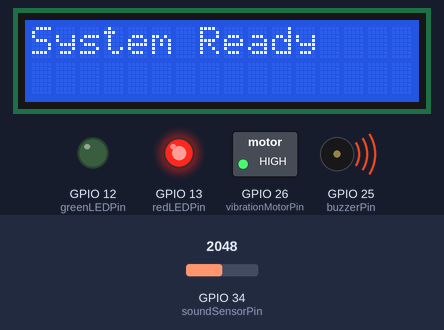
Simulated run of this sketch. Board: ESP32. Shown: 16×2 character LCD, switched loads named in the sketch (green lamp = pin HIGH), output pins drawn as LEDs (lit = HIGH), buzzer (waves = sounding, pin HIGH). Inputs (shaded band) come from the test bench; at power-on: GPIO 34 (soundSensorPin) = 2048. What the sketch prints to the serial monitor is not drawn.

Above: at 4.2 s.
4.3 s: GPIO 34 (soundSensorPin) set to 745
At 5.2 s:
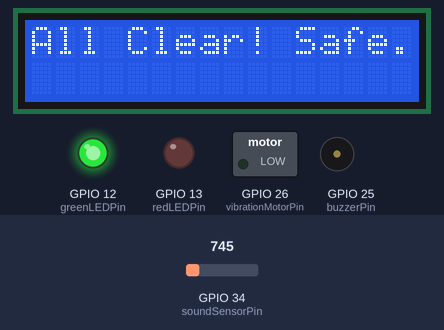
6.7 s: GPIO 34 (soundSensorPin) set to 672
9.7 s: GPIO 34 (soundSensorPin) set to 740
At 11.3 s:
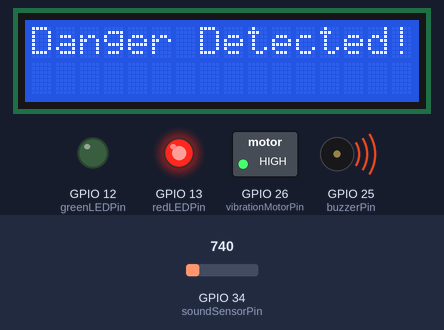
Timing chart, 0 to 17.1 s (numbered marks = the images above; inputs shaded):
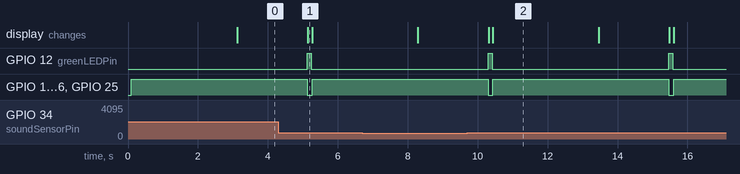

Measured:
- after the input at 9.7 s, the display: first differs from a run without the input after 0.73 s (image 2)
- by itself, GPIO 12 (greenLEDPin): alternates HIGH for 0.12 s and LOW for 5.1 s
- by itself, GPIO 13 (redLEDPin), GPIO 26 (vibrationMotorPin), GPIO 25 (buzzerPin): alternates HIGH for 5.0 s and LOW for 0.14 s

The sketch:

Dangersense_LED_LCD_trialfaultbuzzer_and_vibration_issue.ino
```cpp
#include <Wire.h>
#include <LiquidCrystal_I2C.h>

// NOTE: THE BUZZER AND VIBRATION MIGHT NEED A POWER SUPPLY MORE THAN THE 3.3V TO FUNCTION
// CODE DOESNT WORK WELL WITH BUZZER AND VIBRATION MOTOR.
// THE LCD WILL NOT DISPLAY TEXT IF YOU CONNECT IT TO 3.3V IT NEEDS 5V(VIN) TO DISPLAY WELL
// Pin definitions
const int soundSensorPin = 34;  // Analog pin for sound sensor
const int redLEDPin = 13;       // Pin for red LED
const int greenLEDPin = 12;     // Pin for green LED
const int buzzerPin = 25;       // Pin for buzzer
const int vibrationMotorPin = 26; // Pin for vibration motor

// Define threshold for noise detection
int noiseThreshold = 700;
unsigned long alertDuration = 5000;      // How long to keep LEDs, buzzer, and motor on after noise (milliseconds)
unsigned long greenLEDDuration = 3000;   // How long to keep green LED on after no noise
unsigned long lcdTimeout = 3000;         // How long to show danger/safe message on LCD

// Timing variables
unsigned long redLEDStartTime = 0;
unsigned long greenLEDStartTime = 0;
unsigned long lcdStartTime = 0;
bool alertActive = false;
bool safeDeclared = false;
bool showOnLCD = false;

// LCD setup: Set your I2C address (e.g., 0x27) and 16x2 display size
LiquidCrystal_I2C lcd(0x27, 16, 2);

void setup() {
  // Initialize pins
  pinMode(redLEDPin, OUTPUT);
  pinMode(greenLEDPin, OUTPUT);
  pinMode(buzzerPin, OUTPUT);
  pinMode(vibrationMotorPin, OUTPUT);

  // Start Serial communication for debugging
  Serial.begin(115200);
  Serial.println("Danger Sense Detector Initialized");

  // Initialize the LCD
  lcd.init();                      // Initialize the LCD
  lcd.backlight();                  // Turn on the backlight
  lcd.setCursor(0, 0);
  lcd.print("System Ready");        // Default message
}

void loop() {
  // Read the sound sensor value
  int soundValue = analogRead(soundSensorPin);
  Serial.print("Sound Sensor Value: ");
  Serial.println(soundValue);

  // Check if noise exceeds threshold
  if (soundValue > noiseThreshold && !alertActive) {
    Serial.println("Noise Detected! Danger!");

    // Reset green LED and LCD if they're still on
    digitalWrite(greenLEDPin, LOW);
    lcd.clear();

    // Display "Danger!" on the LCD
    lcd.setCursor(0, 0);
    lcd.print("Danger Detected!");
    lcdStartTime = millis();
    showOnLCD = true;  // Mark LCD to show message

    // Turn on red LED, buzzer, and vibration motor for alert
    digitalWrite(redLEDPin, HIGH);
    digitalWrite(buzzerPin, HIGH);       // Turn on the buzzer
    digitalWrite(vibrationMotorPin, HIGH); // Turn on the vibration motor

    redLEDStartTime = millis();  // Mark start time for alert
    alertActive = true;          // Set alert state
    safeDeclared = false;        // Reset safe state
  }

  // Handle alert timeout (red LED, buzzer, vibration motor)
  if (alertActive && (millis() - redLEDStartTime >= alertDuration)) {
    // Turn off red LED, buzzer, and vibration motor after the alert duration
    digitalWrite(redLEDPin, LOW);
    digitalWrite(buzzerPin, LOW);
    digitalWrite(vibrationMotorPin, LOW);

    alertActive = false;         // Reset alert state
    greenLEDStartTime = millis(); // Record green LED start time
  }

  // If no alert is active and safe has not yet been declared
  if (!alertActive && !safeDeclared) {
    digitalWrite(greenLEDPin, HIGH);  // Turn on green LED

    // Display "Safe" on the LCD
    lcd.clear();
    lcd.setCursor(0, 0);
    lcd.print("All Clear! Safe.");
    lcdStartTime = millis();   // Start the timeout timer for the LCD
    showOnLCD = true;          // Mark LCD to show safe message

    // After green LED duration, turn off green LED and declare safe
    if (millis() - greenLEDStartTime >= greenLEDDuration) {
      digitalWrite(greenLEDPin, LOW);  // Turn off green LED
      safeDeclared = true;             // Declare safe state
      Serial.println("No noise detected. Declaring Safe.");
    }
  }

  // Handle LCD timeout after showing danger or safe message
  if (showOnLCD && (millis() - lcdStartTime >= lcdTimeout)) {
    lcd.clear();
    lcd.setCursor(0, 0);
    lcd.print("System Ready");  // Reset to default message
    showOnLCD = false;          // Reset LCD state
  }

  // Small delay to prevent flooding the serial monitor
  delay(100);
}
```
